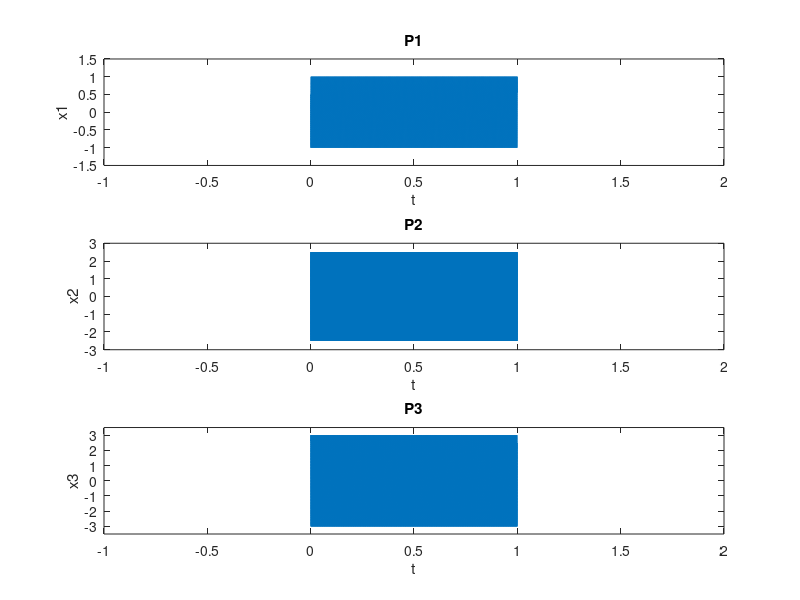

This chart was generated by the following MATLAB code:
Ts =1/44100;
t1 = 0:Ts:1-Ts;
t2 = 0:Ts:1-Ts;
t3 = 0:Ts:1-Ts;
nbits = 16;
yRange = [20, 20000];

x1 = cos(880*pi*t1 + pi/3);
x2 = 2.5*cos(1760*pi*t2);
x3 = 3*cos(1000*pi*t3 - pi/6);

subplot(3,1,1),plot(t1,x1),axis([-1 2 -1.5 1.5]),title('P1'),xlabel('t'),ylabel('x1');
subplot(3,1,2),plot(t2,x2),axis([-1 2 -3 3]),title('P2'),xlabel('t'),ylabel('x2');
subplot(3,1,3),plot(t3,x3),axis([-1 2 -3.5 3.5]),title('P3'),xlabel('t'),ylabel('x3');

f1 = 880*pi/2*pi;
f2 = 1760*pi/2*pi;
f3 = 1000*pi/2*pi;

f1
f2
f3

T1 = -(pi/3) / 2*pi*f1;
T2 = 0/2*pi*f2;
T3 = (pi/6)/2*pi*f3;

T1
T2
T3

soundsc(x1,f1);
soundsc(x2,f2);
soundsc(x3,f3);